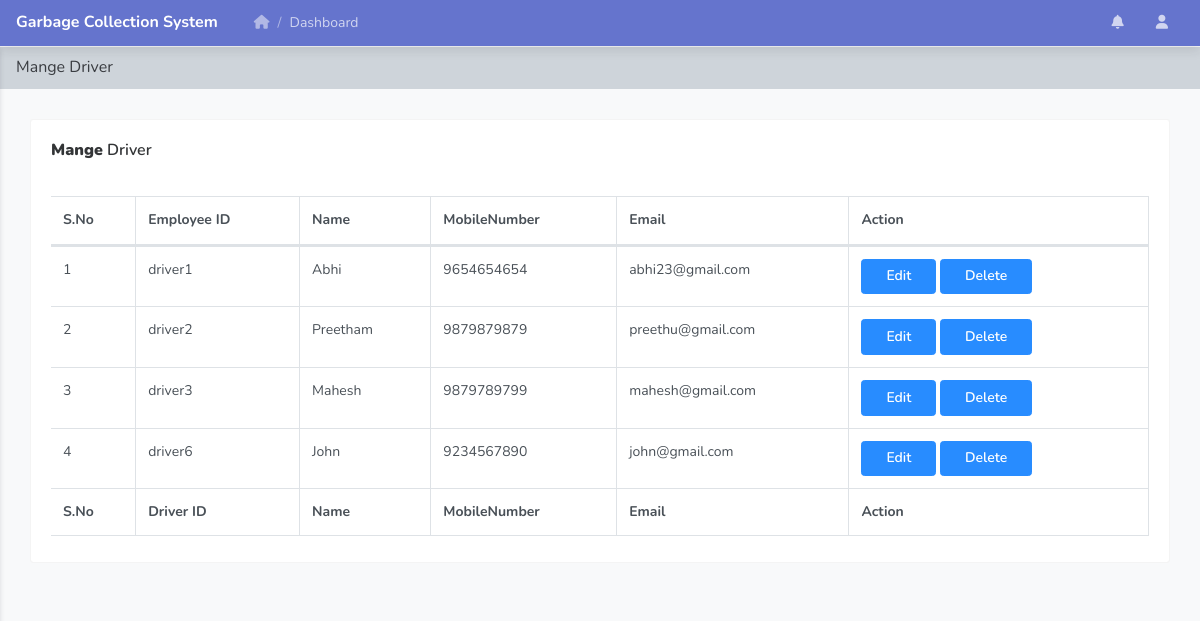
Page /manage-driver.php (signed in) on the committed database.
### tables this page shows
CREATE TABLE `tbldriver` (
  `ID` int(10) NOT NULL,
  `DriverID` varchar(20) DEFAULT NULL,
  `Name` varchar(200) DEFAULT NULL,
  `MobileNumber` bigint(10) DEFAULT NULL,
  `Email` varchar(200) DEFAULT NULL,
  `Address` mediumtext DEFAULT NULL,
  `Password` varchar(200) DEFAULT NULL,
  `JoiningDate` timestamp NOT NULL DEFAULT current_timestamp()
);

### manage-driver.php (the view, shortened to what this page needs)
<?php
include('includes/dbconnection.php');
if (strlen($_SESSION['vamsaid']==0)) {
  header('location:logout.php');
  } else{
  ?>
<!doctype html>
<html lang="en">
<head>
    <link rel="stylesheet" href="../assets/vendor/themify-icons/themify-icons.css">
    <link rel="stylesheet" href="../assets/vendor/fontawesome/css/font-awesome.min.css">
    <link rel="stylesheet" href="../assets/vendor/jquery-datatable/dataTables.bootstrap4.min.css">
    <link  rel="stylesheet" href="../assets/css/main.css">
</head>
<body class="theme-indigo">
<?php include_once('includes/header.php');?>
    <div class="main_content" id="main-content">
        <div class="page">
            <nav class="navbar navbar-expand-lg navbar-light bg-light">
                <a class="navbar-brand" href="javascript:void(0);">Mange Driver</a>
            </nav>
            <div class="container-fluid">
                <div class="row clearfix">
                    <div class="col-lg-12">
                        <div class="card">
                            <div class="header">
                                <h2><strong>Mange</strong> Driver </h2>
                            </div>
                            <div class="body">
                                <div class="table-responsive">
                                    <table class="table table-bordered table-striped table-hover js-basic-example dataTable">
                                        <thead>
                                            <tr>
                                               <th>S.No</th>
                                        <th>Employee ID</th>
                                        <th>Name</th>
                                        <th>MobileNumber</th>
                                        <th>Email</th>
                                        <th>Action</th>
                                            </tr>
                                        </thead>
                                        <tfoot>
                                            <tr>
                                               <th>S.No</th>
                                        <th>Driver ID</th>
                                        <th>Name</th>
                                        <th>MobileNumber</th>
                                        <th>Email</th>
                                        <th>Action</th>
                                            </tr>
                                        </tfoot>
                                        <tbody>
                                            <tr>
                                                <?php
$sql="SELECT * from tbldriver";
$query = $dbh -> prepare($sql);
$query->execute();
$results=$query->fetchAll(PDO::FETCH_OBJ);
$cnt=1;
if($query->rowCount() > 0)
{
foreach($results as $row)
{               ?>
                                               <td><?php echo htmlentities($cnt);?></td>
                                        <td><?php  echo htmlentities($row->DriverID);?></td>
                                        <td><?php  echo htmlentities($row->Name);?></td>
                                        <td><?php  echo htmlentities($row->MobileNumber);?></td>
                                        <td><?php  echo htmlentities($row->Email);?></td>
                                        <td><a href="edit-driver-detail.php?editid=<?php echo htmlentities ($row->ID);?>" class="btn btn-primary">Edit</a>  <a href="manage-driver.php?delid=<?php echo ($row->ID);?>" onclick="return confirm('Do you really want to Delete ?');" class="btn btn-primary">Delete</a></td>
                                            </tr>
                                         <?php $cnt=$cnt+1;}} ?>
                                        </tbody>
                                    </table>
                                </div>
                            </div>
                        </div>
                    </div>
                </div>
            </div>
        </div>
    </div>
</body>
</html><?php }  ?>

### rows in the picture
tbldriver: DriverID "driver1", Name "Abhi", MobileNumber "9654654654", Email "abhi23@gmail.com"
tbldriver: DriverID "driver2", Name "Preetham", MobileNumber "9879879879", Email "preethu@gmail.com"
tbldriver: DriverID "driver3", Name "Mahesh", MobileNumber "9879789799", Email "mahesh@gmail.com"
tbldriver: DriverID "driver6", Name "John", MobileNumber "9234567890", Email "john@gmail.com"
